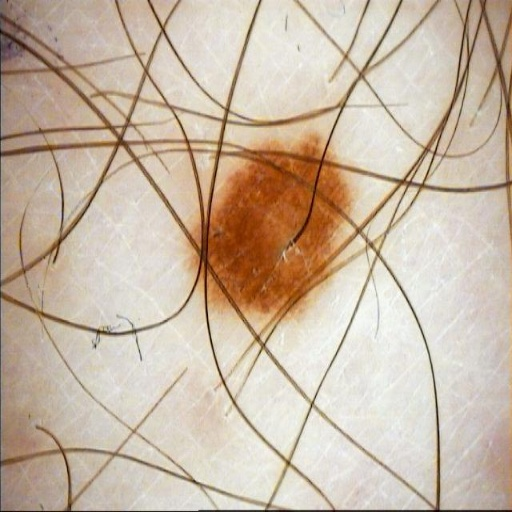
#> input picture remove_hair/first_img.jpg, 512 x 512 px
$ jupyter execute --allow-errors remove_hari_code.ipynb
#> lines starting #> are read from the running program, lines starting #| are printed output that depends on the picture; after the words box and inside, x2 and y2 are one past the last pixel; in counts of white or black regions, pixels touching at a corner belong together
[cell 1]
import cv2
src = cv2.imread("1.jpg")

#> (the rest of this cell did not finish here and is left out)

[cell 2]
import cv2
import numpy as np


src = cv2.imread("first_img.jpg")
#> src is the input picture: shape (512, 512, 3); mean B, G, R 164.9, 183.4, 200.6


cv2.imshow("Original Image", src)
cv2.imwrite('original_sample1.jpg', src, [int(cv2.IMWRITE_JPEG_QUALITY), 90])


grayScale = cv2.cvtColor(src, cv2.COLOR_RGB2GRAY)
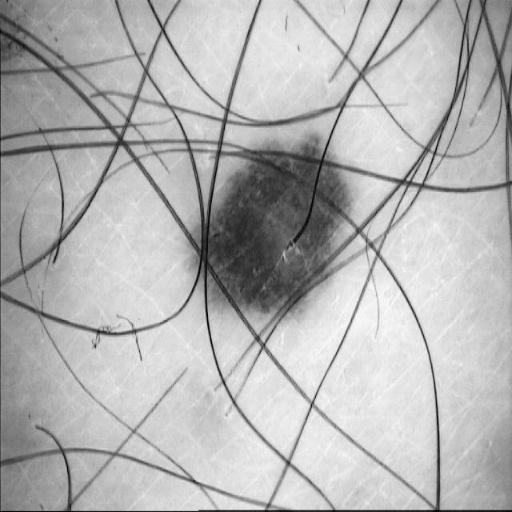
#> grayScale: shape (512, 512); min 2, max 252, mean 179.8
cv2.imshow("GrayScale", grayScale)
cv2.imwrite('grayScale_sample1.jpg', grayScale, [int(cv2.IMWRITE_JPEG_QUALITY), 90])


kernel = cv2.getStructuringElement(cv2.MORPH_RECT, (17, 17))


blackhat = cv2.morphologyEx(grayScale, cv2.MORPH_BLACKHAT, kernel)
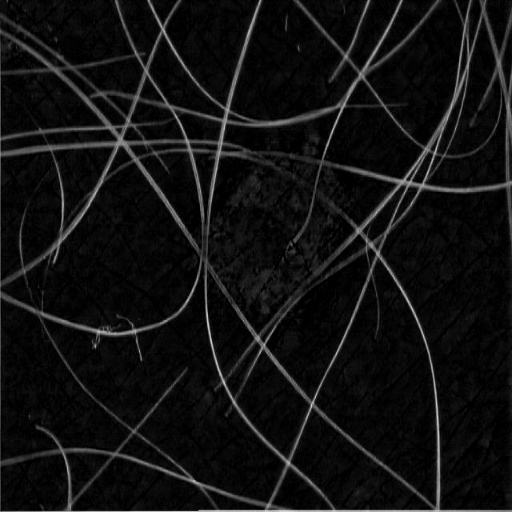
#> blackhat: shape (512, 512); min 0, max 215, mean 16.5
cv2.imshow("BlackHat", blackhat)
cv2.imwrite('blackhat_sample1.jpg', blackhat, [int(cv2.IMWRITE_JPEG_QUALITY), 90])


ret, thresh2 = cv2.threshold(blackhat, 10, 255, cv2.THRESH_BINARY)
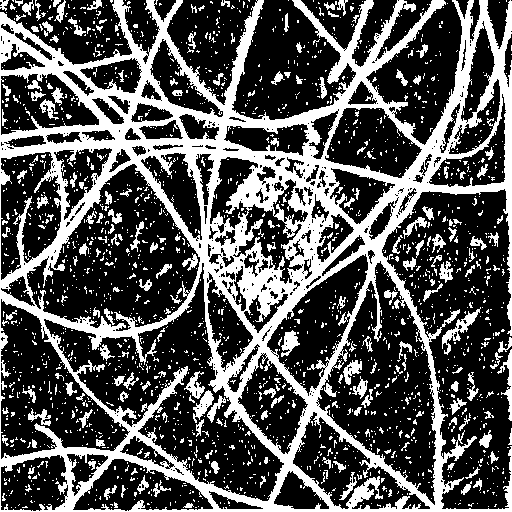
#> thresh2: shape (512, 512); 33.3% white; 2112 white regions (1911 under 20 px), largest, box (x1, y1, x2, y2) and area: (0, 0, 512, 512) 68147, (442, 307, 481, 355) 429, (497, 349, 512, 421) 318
cv2.imshow("Thresholded Mask", thresh2)
cv2.imwrite('thresholded_sample1.jpg', thresh2, [int(cv2.IMWRITE_JPEG_QUALITY), 90])


dst = cv2.inpaint(src, thresh2, 1, cv2.INPAINT_TELEA)
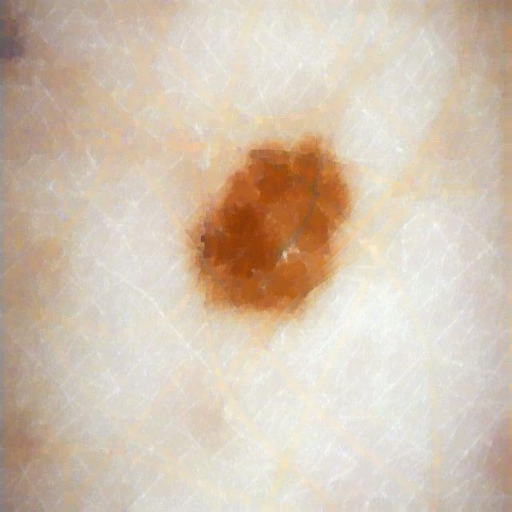
#> dst: shape (512, 512, 3); mean B, G, R 176.6, 194.7, 211.2
cv2.imshow("InPaint", dst)
cv2.imwrite('inpainted_sample1.jpg', dst, [int(cv2.IMWRITE_JPEG_QUALITY), 90])


blurred = cv2.GaussianBlur(dst, (5, 5), 0)
cv2.imshow("Gaussian Blur", blurred)
cv2.imwrite('gaussian_blur_sample1.jpg', blurred, [int(cv2.IMWRITE_JPEG_QUALITY), 90])


kernel_small = cv2.getStructuringElement(cv2.MORPH_RECT, (3, 3))
opening = cv2.morphologyEx(blurred, cv2.MORPH_OPEN, kernel_small)
cv2.imshow("Final Image", opening)
cv2.imwrite('final_cleaned.jpg', opening, [int(cv2.IMWRITE_JPEG_QUALITY), 90])

cv2.waitKey(0)
cv2.destroyAllWindows()

$ run again, with remove_hair/second_img.jpg copied over remove_hair/first_img.jpg
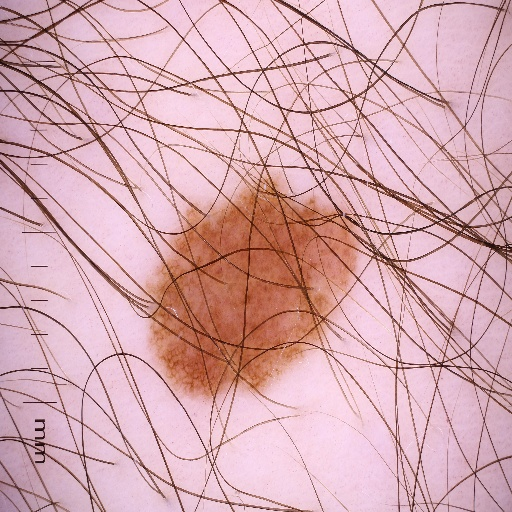
#> input picture remove_hair/second_img.jpg, 512 x 512 px
#> src is the input picture: shape (512, 512, 3); mean B, G, R 176.6, 168.8, 212.6
#> `ret, thresh2 = cv2.threshold(blackhat, 10, 255, cv2.THRESH_BINARY)`:
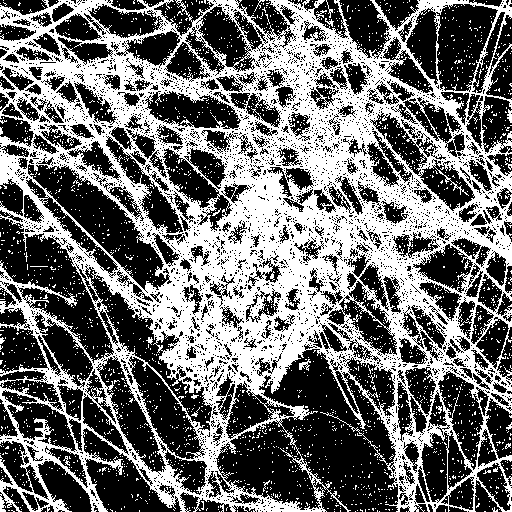
#> thresh2: shape (512, 512); 42.9% white; 2856 white regions (2837 under 20 px), largest, box (x1, y1, x2, y2) and area: (0, 0, 512, 512) 106589, (299, 359, 311, 371) 66, (507, 109, 512, 123) 47
#> `dst = cv2.inpaint(src, thresh2, 1, cv2.INPAINT_TELEA)`:
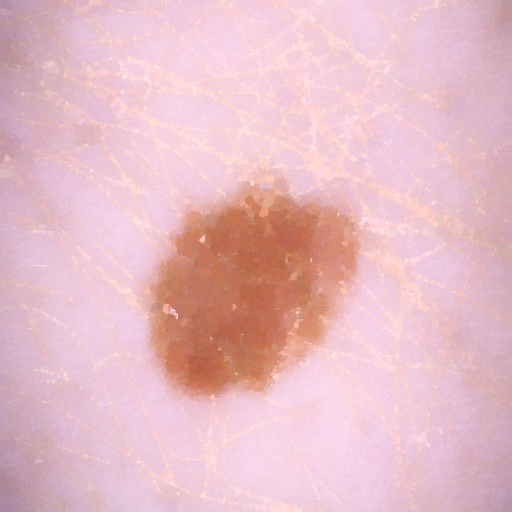
#> dst: shape (512, 512, 3); mean B, G, R 196.7, 187.7, 230.9
